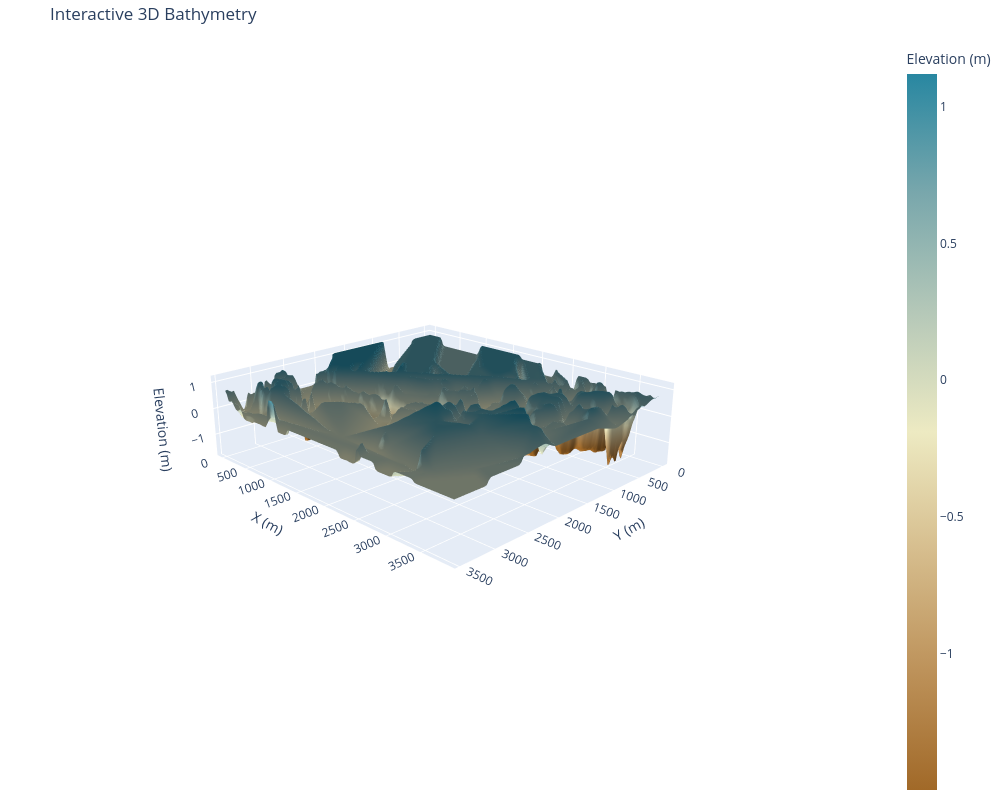

The code cell stored with this chart in its notebook:
### Code cell
# ════════════════════════════════════════════════════════════════════════════
# Bathymetry visualization
# ════════════════════════════════════════════════════════════════════════════
import importlib

import intertidal.visualization
import intertidal.notebook_compat
import intertidal.bathymetry

importlib.reload(intertidal.visualization)
importlib.reload(intertidal.notebook_compat)
importlib.reload(intertidal.bathymetry)

# --------------------------------------------------------------------------
# Transecto (atravesando aproximadamente la ría)
# (row, col)
# --------------------------------------------------------------------------
start = (139, 310)   # flats Misiego (SW) - transecto de campo
end   = (95, 355)    # Observatorio de aves de Misiego (NE)

# --------------------------------------------------------------------------
# 1. Bathymetry
# --------------------------------------------------------------------------
notebook_compat.plot_bathymetry(
    elevation=bathymetry,
    confidence=confidence,
    hillshade=hillshade,
    contour_interval=0.25,
    min_confidence=0.0,  
)

# --------------------------------------------------------------------------
# 2. Confidence
# --------------------------------------------------------------------------

notebook_compat.plot_bathymetry_uncertainty(
    confidence=confidence,
    mask=intertidal_mask,   # la máscara de tu segunda imagen (WF ∈ [0.01, 0.99])
    elevation=bathymetry,
)
# --------------------------------------------------------------------------
# 3. Bathymetric transect
# --------------------------------------------------------------------------
notebook_compat.plot_bathymetry_profile(
    elevation=bathymetry,
    mask=intertidal_mask,
    start=start,
    end=end,
    pixel_size=10.0,
)
# --------------------------------------------------------------------------
# 4. Interactive 3D
# --------------------------------------------------------------------------

notebook_compat.plot_bathymetry_3d(
    elevation=bathymetry,
    mask=intertidal_mask,
    confidence=confidence,
    pixel_size=10,
    vertical_exaggeration=5,
    downsample=3,
)

### Figure 1 — Plotly figure (JSON) as saved in the notebook; plotly's stock layout.template omitted (floating-point values rounded to 4 significant figures; data arrays with more than 128 entries replaced by an {"elided": "..."} marker saying what was removed)
{"data": [{"cmax": 1.12, "cmin": -1.498, "colorbar": {"title": {"text": "Elevation (m)"}}, "colorscale": [[0, "rgb(161, 105, 40)"], [0.1667, "rgb(189, 146, 90)"], [0.3333, "rgb(214, 189, 141)"], [0.5, "rgb(237, 234, 194)"], [0.6667, "rgb(181, 200, 184)"], [0.8333, "rgb(121, 167, 172)"], [1, "rgb(40, 135, 161)"]], "connectgaps": false, "hidesurface": false, "lighting": {"ambient": 0.55, "diffuse": 0.85, "fresnel": 0.1, "roughness": 0.5, "specular": 0.15}, "lightposition": {"x": 1000, "y": -1000, "z": 1500}, "surfacecolor": {"elided": "116x129 float values"}, "type": "surface", "x": {"elided": "116x129 int values"}, "y": {"elided": "116x129 int values"}, "z": {"elided": "116x129 float values"}}], "layout": {"height": 800, "margin": {"b": 0, "l": 0, "r": 0, "t": 40}, "scene": {"aspectmode": "manual", "aspectratio": {"x": 1, "y": 0.8992, "z": 0.25}, "camera": {"eye": {"x": 1.8, "y": -1.8, "z": 0.9}}, "xaxis": {"title": {"text": "X (m)"}}, "yaxis": {"autorange": "reversed", "title": {"text": "Y (m)"}}, "zaxis": {"nticks": 6, "title": {"text": "Elevation (m)"}}}, "title": {"text": "Interactive 3D Bathymetry"}, "width": 1000}}
